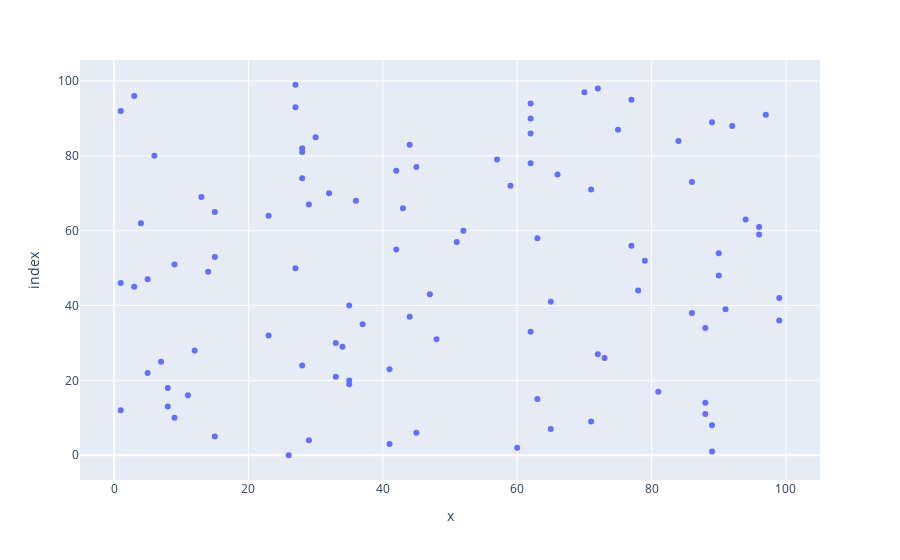

Notebook code cell kept with this figure:
### Code cell
import plotly.express as px
import numpy as np 
    
  
# creating random data through randomint 
# function of numpy.random 
np.random.seed(42) 
    
random_x= np.random.randint(1,101,100) 
random_y= np.random.randint(1,101,100) 
    
plot = px.scatter(random_x, random_y)
plot.show()

### Figure 1 — Plotly figure (JSON) as saved in the notebook; plotly's stock layout.template omitted (floating-point values rounded to 4 significant figures)
{"data": [{"hovertemplate": "x=%{x}<br>index=%{y}<extra></extra>", "legendgroup": "", "marker": {"color": "#636efa", "symbol": "circle"}, "mode": "markers", "name": "", "orientation": "h", "showlegend": false, "type": "scatter", "x": [26, 89, 60, 41, 29, 15, 45, 65, 89, 71, 9, 88, 1, 8, 88, 63, 11, 81, 8, 35, 35, 33, 5, 41, 28, 7, 73, 72, 12, 34, 33, 48, 23, 62, 88, 37, 99, 44, 86, 91, 35, 65, 99, 47, 78, 3, 1, 5, 90, 14, 27, 9, 79, 15, 90, 42, 77, 51, 63, 96, 52, 96, 4, 94, 23, 15, 43, 29, 36, 13, 32, 71, 59, 86, 28, 66, 42, 45, 62, 57, 6, 28, 28, 44, 84, 30, 62, 75, 92, 89, 62, 97, 1, 27, 62, 77, 3, 70, 72, 27], "xaxis": "x", "y": [0, 1, 2, 3, 4, 5, 6, 7, 8, 9, 10, 11, 12, 13, 14, 15, 16, 17, 18, 19, 20, 21, 22, 23, 24, 25, 26, 27, 28, 29, 30, 31, 32, 33, 34, 35, 36, 37, 38, 39, 40, 41, 42, 43, 44, 45, 46, 47, 48, 49, 50, 51, 52, 53, 54, 55, 56, 57, 58, 59, 60, 61, 62, 63, 64, 65, 66, 67, 68, 69, 70, 71, 72, 73, 74, 75, 76, 77, 78, 79, 80, 81, 82, 83, 84, 85, 86, 87, 88, 89, 90, 91, 92, 93, 94, 95, 96, 97, 98, 99], "yaxis": "y"}], "layout": {"legend": {"tracegroupgap": 0}, "margin": {"t": 60}, "xaxis": {"anchor": "y", "domain": [0, 1], "title": {"text": "x"}}, "yaxis": {"anchor": "x", "domain": [0, 1], "title": {"text": "index"}}}}
